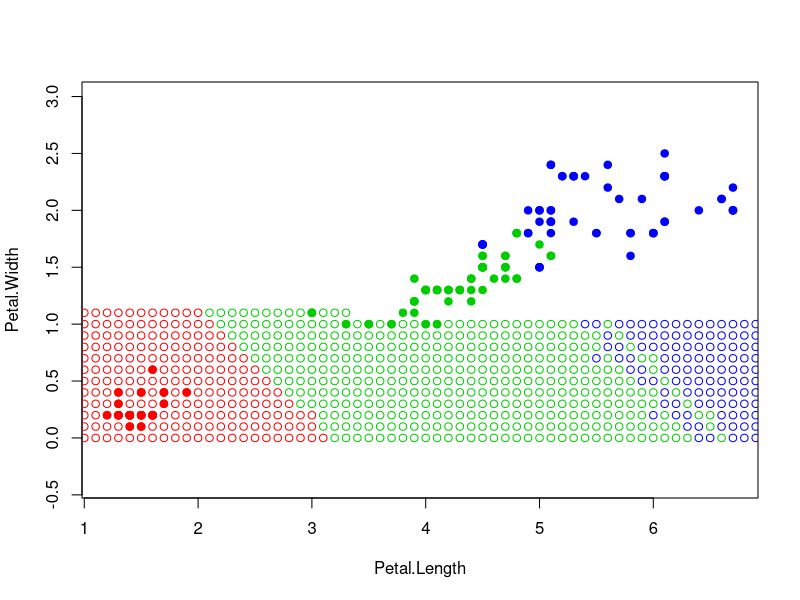

This figure's R source: (Note: a time limit stopped this script after it produced the figure.)
X<-sample(c(1:150),replace=TRUE) #sample случайным образом переупорядочивает элементы, переданные в качестве первого аргумента.
xl <- iris[X, 3:5]               #replace=TRUE исключает повторение элементов, если убрать то при каждом 3апуске программы элементы будут на одних и тех же местах.

                                 #xl выборка по 150 случайным числам (от 1 до 150)

colors <- c("setosa" = "red", "versicolor" = "green3", "virginica" = "blue")         #3адаем цвета 

plot(xl[, 1:2], pch = 21, bg = colors[xl$Species], col= colors[xl$Species], asp = 1) #Рисуем выборку из 150 обьектов

euclideanDistance <- function(u, v)                                                  #Евклидово расстояние 
{ 
  sqrt(sum(u - v)^2) 
}

nn <- function(z, xl)
{
                                       
                                       #Определяем размер выборки
  l <- nrow(xl)                        #Строки 150
  n <- ncol(xl)-1                      #Колонки 2 ( изначально было 3 в выборке xl)
  
  distances <- c()                     #Используем вектор расстояния
  for (i in 1:l)
  {
    distances <- c(distances, euclideanDistance(xl[i, 1:n], z))
  }
 
  xl[order(distances)[1], n+1]
}
                                       #определяем класс и после красим точки
for (ytemp in seq(0, 3, by=0.1)){
  for (xtemp in seq(0, 7, by=0.1)){
    z <- c(xtemp,ytemp)                                          
    class <- nn(z, xl)                                           #Берём класс из функции nn
                                                                 
    points(z[1], z[2], pch = 21, col = colors[class], asp = 1)   #3акрашиваем точки
  }
}
